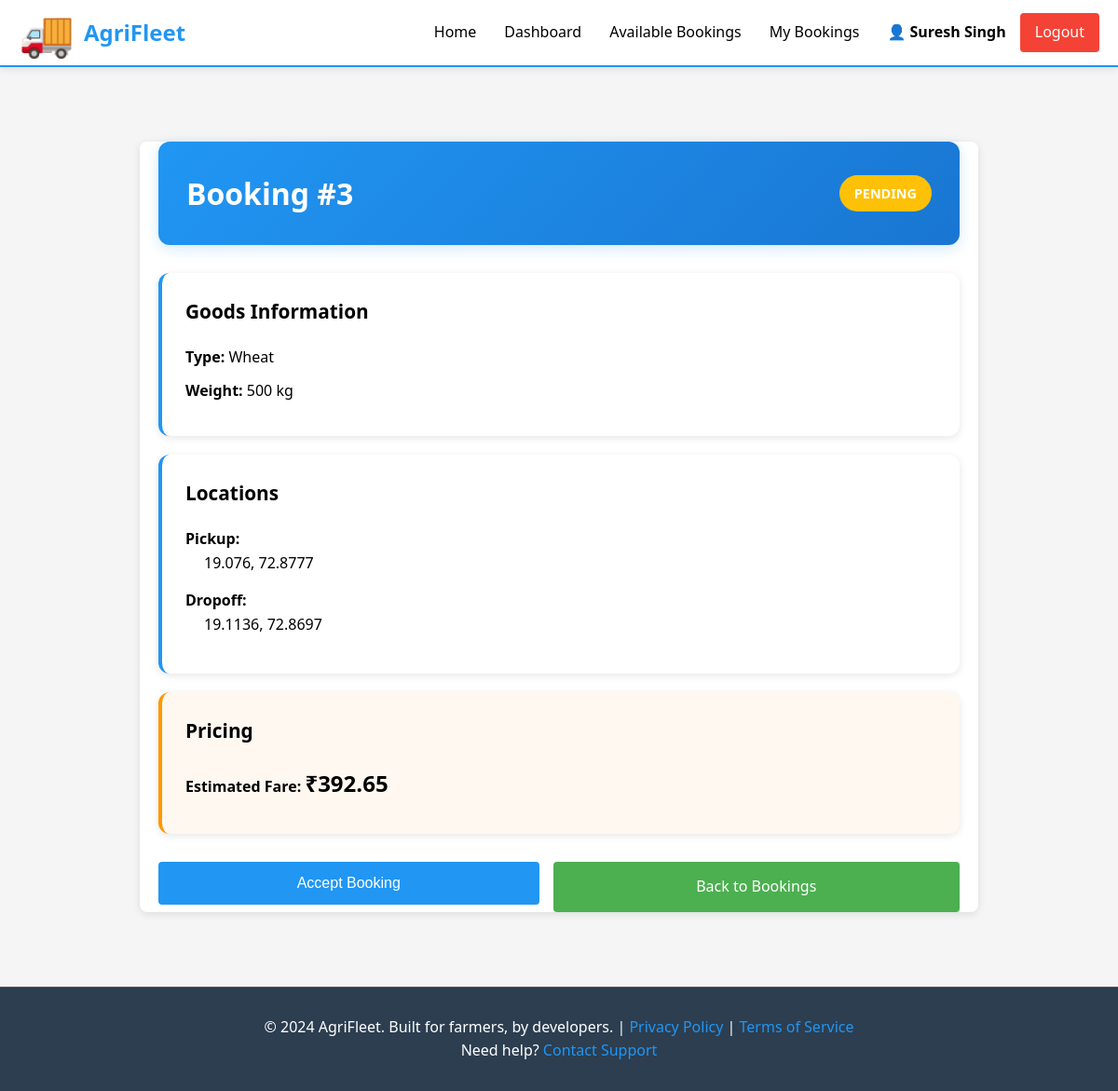
/driver/booking/3 (signed in), run on the app's committed database.
### models.py (models this page shows, shortened)
class User(db.Model):
    __tablename__ = 'users'
    id = db.Column(db.Integer, primary_key=True)
    email = db.Column(db.String(255), unique=True, nullable=False, index=True)
    password_hash = db.Column(db.String(255), nullable=False)
    role = db.Column(db.String(20), nullable=False, default='farmer')
    full_name = db.Column(db.String(255), nullable=False)
    phone_number = db.Column(db.String(20))
    created_at = db.Column(db.DateTime, default=datetime.utcnow)
    driver = db.relationship('Driver', back_populates='user', uselist=False, cascade='all, delete-orphan')
    farmer_bookings = db.relationship('Booking', foreign_keys='Booking.farmer_id', back_populates='farmer', cascade='all, delete-orphan')
    driver_bookings = db.relationship('Booking', foreign_keys='Booking.driver_id', back_populates='driver_user', cascade='all, delete-orphan')
    def is_farmer(self):
        return self.role == 'farmer'
    def is_driver(self):
        return self.role == 'driver'

class Booking(db.Model):
    __tablename__ = 'bookings'
    id = db.Column(db.Integer, primary_key=True)
    farmer_id = db.Column(db.Integer, db.ForeignKey('users.id'), nullable=False)
    driver_id = db.Column(db.Integer, db.ForeignKey('users.id'), nullable=True)
    pickup_latitude = db.Column(db.Float, nullable=False)
    pickup_longitude = db.Column(db.Float, nullable=False)
    dropoff_latitude = db.Column(db.Float, nullable=False)
    dropoff_longitude = db.Column(db.Float, nullable=False)
    goods_type = db.Column(db.String(255), nullable=False)
    weight_kg = db.Column(db.Integer, nullable=False)
    estimated_fare = db.Column(db.Float, nullable=False)
    final_fare = db.Column(db.Float)
    status = db.Column(db.String(20), default='PENDING', nullable=False)
    created_at = db.Column(db.DateTime, default=datetime.utcnow)
    accepted_at = db.Column(db.DateTime)
    completed_at = db.Column(db.DateTime)
    farmer = db.relationship('User', foreign_keys=[farmer_id], back_populates='farmer_bookings')
    driver_user = db.relationship('User', foreign_keys=[driver_id], back_populates='driver_bookings')

### routes/driver_routes.py (the view)
@driver_bp.route('/booking/<int:booking_id>')
@driver_required
def booking_details(booking_id):
    current_user = get_current_user()
    booking = Booking.query.get(booking_id)
    if not booking:
        flash('Booking not found', 'danger')
        return redirect(url_for('driver.dashboard'))
    details = get_booking_details(booking_id)
    return render_template(
        'driver/booking_details.html',
        booking=booking,
        farmer=details['farmer'],
        driver=details['driver']
    )

### app.py (called while the page is built)
def create_app(config_class=None):
    app = Flask(__name__, template_folder='templates', static_folder='static')
    if config_class is None:
        config_class = config
    app.config.from_object(config_class)
    db.init_app(app)
    app.register_blueprint(auth_bp)
    app.register_blueprint(farmer_bp)
    app.register_blueprint(driver_bp)
    @app.context_processor
    def inject_user():
        return {'current_user': get_current_user()}
    @app.errorhandler(404)
    def not_found(error):
        return render_template('errors/404.html'), 404
    @app.errorhandler(500)
    def server_error(error):
        return render_template('errors/500.html'), 500
    @app.route('/')
    def index():
        """Landing page"""
        return render_template('index.html')
    with app.app_context():
        db.create_all()
        logger.info('Database tables created')
    return app

### auth.py (called while the page is built)
def get_current_user():
    user_id = session.get('user_id')
    if user_id:
        return User.query.get(user_id)
    return None

def is_logged_in():
    return 'user_id' in session

def driver_required(f):
    @wraps(f)
    def decorated_function(*args, **kwargs):
        if not is_logged_in():
            flash('Please log in first', 'warning')
            return redirect(url_for('auth.login'))
        user = get_current_user()
        if not user or not user.is_driver():
            flash('Only drivers can access this page', 'danger')
            return redirect(url_for('index'))
        return f(*args, **kwargs)
    return decorated_function

### services/booking_service.py (called while the page is built)
def get_booking_details(booking_id):
    booking = Booking.query.get(booking_id)
    if not booking:
        return None
    farmer = User.query.get(booking.farmer_id)
    driver = None
    driver_user = None
    if booking.driver_id:
        driver_user = User.query.get(booking.driver_id)
        driver = Driver.query.filter_by(user_id=booking.driver_id).first()
    return {
        'booking': booking,
        'farmer': farmer,
        'driver': driver,
        'driver_user': driver_user
    }

### templates/driver/booking_details.html (shortened to what this page needs)
{% extends "base.html" %}
{% block content %}
<div class="details-container">
    <div class="details-header">
        <h1>Booking #{{ booking.id }}</h1>
        <span class="status-badge status-{{ booking.status|lower }}">{{ booking.status }}</span>
    </div>
    <div class="details-section">
        <h3 style="color: #000; margin: 0 0 20px 0;">Goods Information</h3>
        <div style="color: #333; margin: 10px 0;">
            <strong style="color: #000;">Type:</strong> <span style="color: #000;">{{ booking.goods_type }}</span>
        </div>
        <div style="color: #333; margin: 10px 0;">
            <strong style="color: #000;">Weight:</strong> <span style="color: #000;">{{ booking.weight_kg }} kg</span>
        </div>
    </div>
    <div class="details-section">
        <h3 style="color: #000; margin: 0 0 20px 0;">Locations</h3>
        <div style="color: #333; margin: 15px 0;">
            <strong style="color: #000;">Pickup:</strong>
            <span style="color: #000; display: block; margin-left: 20px;">{{ booking.pickup_latitude }}, {{ booking.pickup_longitude }}</span>
        </div>
        <div style="color: #333; margin: 15px 0;">
            <strong style="color: #000;">Dropoff:</strong>
            <span style="color: #000; display: block; margin-left: 20px;">{{ booking.dropoff_latitude }}, {{ booking.dropoff_longitude }}</span>
        </div>
    </div>
    <div class="details-section" style="background: #fff8f0; border-left: 4px solid #FF9800;">
        <h3 style="color: #FF9800; margin: 0 0 20px 0;">Pricing</h3>
        <div style="color: #333; margin: 10px 0;">
            <strong style="color: #000;">Estimated Fare:</strong>
            <span style="font-size: 1.5em; color: #FF9800; font-weight: bold;">₹{{ booking.estimated_fare }}</span>
        </div>
    </div>
    <div class="action-buttons">
        {% if booking.status == 'PENDING' %}
            <form method="POST" action="{{ url_for('driver.accept_booking_handler', booking_id=booking.id) }}" style="flex: 1;">
                <button type="submit" class="btn btn-primary" style="width: 100%; padding: 14px; font-size: 1em;">Accept Booking</button>
            </form>
        {% elif booking.status == 'ACCEPTED' %}
            <form method="POST" action="{{ url_for('driver.complete_booking_handler', booking_id=booking.id) }}" style="flex: 1;">
                <button type="submit" class="btn btn-success" style="width: 100%; padding: 14px; font-size: 1em;">Complete Delivery</button>
            </form>
        {% endif %}
        <a href="{{ url_for('driver.available_bookings') }}" class="btn btn-secondary" style="flex: 1; padding: 14px; text-align: center; font-size: 1em;">Back to Bookings</a>
    </div>
</div>
{% endblock %}

### templates/base.html (shortened to what this page needs)
<!DOCTYPE html>
<html lang="en">
<head>
    <link rel="stylesheet" href="{{ url_for('static', filename='css/style.css') }}">
    <link rel="stylesheet" href="{{ url_for('static', filename='css/responsive.css') }}">
    <link rel="stylesheet" href="{{ url_for('static', filename='css/animations.css') }}">
</head>
<body>
    <nav class="navbar">
        <div class="navbar-container">
            <div class="navbar-brand">
                <a href="{{ url_for('index') }}" class="brand-logo">
                    <span class="brand-icon">🚚</span>
                    <span class="brand-text">AgriFleet</span>
                </a>
            </div>
            <ul class="navbar-menu">
                {% if current_user %}
                    <li><a href="{{ url_for('index') }}" class="nav-link">Home</a></li>
                    {% if current_user.is_farmer() %}
                        <li><a href="{{ url_for('farmer.dashboard') }}" class="nav-link">Dashboard</a></li>
                        <li><a href="{{ url_for('farmer.create_booking_page') }}" class="nav-link">New Booking</a></li>
                        <li><a href="{{ url_for('farmer.bookings') }}" class="nav-link">My Bookings</a></li>
                    {% elif current_user.is_driver() %}
                        <li><a href="{{ url_for('driver.dashboard') }}" class="nav-link">Dashboard</a></li>
                        <li><a href="{{ url_for('driver.available_bookings') }}" class="nav-link">Available Bookings</a></li>
                        <li><a href="{{ url_for('driver.bookings') }}" class="nav-link">My Bookings</a></li>
                    {% elif current_user.is_admin() %}
                        <li><a href="{{ url_for('index') }}" class="nav-link">Admin</a></li>
                    {% endif %}
                    <li class="nav-user-menu">
                        <span class="nav-user-name">👤 {{ current_user.full_name }}</span>
                        <a href="{{ url_for('auth.logout') }}" class="nav-link logout-btn">Logout</a>
                    </li>
                {% else %}
                    <li><a href="{{ url_for('index') }}" class="nav-link">Home</a></li>
                    <li><a href="{{ url_for('auth.login') }}" class="nav-link">Login</a></li>
                    <li><a href="{{ url_for('auth.signup') }}" class="nav-link signup-btn">Sign Up</a></li>
                {% endif %}
            </ul>
        </div>
    </nav>
    <main class="main-container">
        {% block content %}
        {% endblock %}
    </main>
    <footer class="footer">
        <div class="footer-content">
            <p>&copy; 2024 AgriFleet. Built for farmers, by developers. | <a href="#">Privacy Policy</a> | <a href="#">Terms of Service</a></p>
            <p>Need help? <a href="mailto:support@AgriFleet.com">Contact Support</a></p>
        </div>
    </footer>
</body>
</html>

### static/css/style.css (style rules this page uses)
:root { --primary-color: #2196F3; --secondary-color: #4CAF50; --accent-color: #FF9800; --danger-color: #F44336; --warning-color: #FFC107; --bg-light: #F5F5F5; --border-color: #DDD; --text-dark: #000; --text-light: #333; --shadow: 0 2px 8px rgba(0,0,0,0.1); }
* { margin: 0; padding: 0; box-sizing: border-box; }
html, body { height: 100%; background: var(--bg-light); }
body { font-family: 'Segoe UI', Tahoma, Geneva, Verdana, sans-serif; line-height: 1.6; color: var(--text-dark); display: flex; flex-direction: column; }
main { flex: 1; }
h1, h2, h3, h4, h5, h6 { margin-bottom: 10px; color: var(--text-dark); font-weight: 600; }
h1 { font-size: 2.5em; }
h3 { font-size: 1.5em; }
a { color: var(--primary-color); text-decoration: none; }
.navbar { background: white; box-shadow: var(--shadow); position: sticky; top: 0; z-index: 100; border-bottom: 2px solid var(--primary-color); }
.navbar-container { max-width: 1200px; margin: 0 auto; padding: 0 20px; display: flex; justify-content: space-between; align-items: center; height: 70px; }
.navbar-brand { font-size: 1.5em; font-weight: bold; }
.brand-logo { display: flex; align-items: center; gap: 10px; color: var(--primary-color); text-decoration: none; }
.brand-icon { font-size: 2em; }
.brand-text { font-weight: bold; }
.navbar-menu { display: flex; list-style: none; gap: 30px; align-items: center; }
.nav-link { color: var(--text-dark); text-decoration: none; transition: color 0.3s ease; font-weight: 500; }
.logout-btn { background: var(--danger-color); color: white !important; padding: 8px 16px; border-radius: 4px; display: inline-block; }
.nav-user-menu { display: flex; gap: 15px; align-items: center; }
.nav-user-name { font-weight: bold; }
.btn { display: inline-block; padding: 10px 20px; border: none; border-radius: 4px; cursor: pointer; font-size: 1em; transition: all 0.3s ease; text-decoration: none; text-align: center; font-weight: 500; }
.btn-primary { background: var(--primary-color); color: white; }
.btn-secondary { background: var(--secondary-color); color: white; }
.main-container { max-width: 1200px; margin: 0 auto; padding: 40px 20px; width: 100%; flex: 1; }
.status-badge { display: inline-block; padding: 6px 12px; border-radius: 20px; font-size: 0.85em; font-weight: 600; }
.status-pending { background: #FFC107; color: white; }
.footer { background: #2c3e50; color: white; padding: 30px 20px; text-align: center; border-top: 1px solid #555; margin-top: auto; }
.footer-content { max-width: 1200px; margin: 0 auto; }
.footer a { color: var(--primary-color); }
.details-container { background: white; padding: 30px; border-radius: 8px; box-shadow: var(--shadow); }
.details-header { margin-bottom: 30px; }
.details-container { max-width: 900px; margin: 40px auto; padding: 0 20px; }
.details-header { background: linear-gradient(135deg, var(--primary-color) 0%, #1976D2 100%); color: white; padding: 30px; border-radius: 12px; margin-bottom: 30px; display: flex; justify-content: space-between; align-items: center; box-shadow: 0 4px 15px rgba(33, 150, 243, 0.2); }
.details-header h1 { margin: 0; color: white; font-size: 2em; }
.status-badge { padding: 8px 16px; border-radius: 20px; font-weight: bold; font-size: 0.9em; }
.details-section { background: white; padding: 25px; margin-bottom: 20px; border-radius: 12px; box-shadow: 0 2px 8px rgba(0,0,0,0.1); border-left: 4px solid #2196F3; color: #000 !important; }
.details-section * { color: #000 !important; }
.details-section h3 { margin: 0 0 20px 0; color: #000 !important; font-size: 1.3em; font-weight: 600; }
.action-buttons { display: flex; gap: 15px; margin-top: 30px; }
.action-buttons .btn { flex: 1; padding: 14px 20px; font-size: 1em; }

### static/css/animations.css (style rules this page uses)
body { animation: fadeIn 0.3s ease-in; }
.btn { transition: all 0.3s ease; }
a { transition: color 0.3s ease; }
.status-badge { transition: transform 0.3s ease; }
.nav-link { transition: all 0.3s ease; position: relative; }
.nav-link:not(.signup-btn):not(.logout-btn)::after { content: ''; position: absolute; bottom: -5px; left: 0; width: 0; height: 2px; background: var(--primary-color); transition: width 0.3s ease; }
html { scroll-behavior: smooth; }

### data on the page
User: full_name "Suresh Singh"
Booking: id "3", status "PENDING", goods_type "Wheat", weight_kg "500", pickup_latitude "19.076", pickup_longitude "72.8777", dropoff_latitude "19.1136", dropoff_longitude "72.8697", estimated_fare "392.65"
